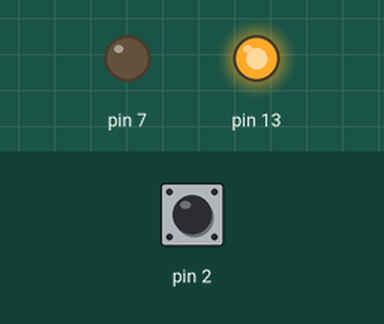
This sketch was run on a simulated Arduino Uno, built with avr-gcc and run on an emulated ATmega328P. Shown: output pins drawn as LEDs (lit = HIGH). The inputs (shaded band) are chosen by the test bench; at power-on: pin 2 HIGH.

Above: at 1.2 s.
1.3 s: pin 2 pulled LOW for 0.15 s
At 1.37 s:
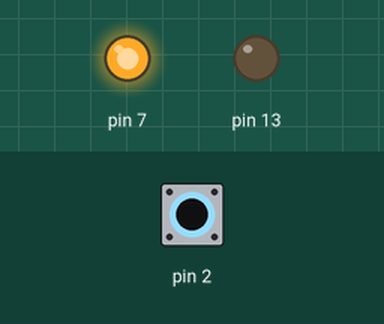
2.9 s: pin 2 pulled LOW for 3.2 s
At 7.2 s:
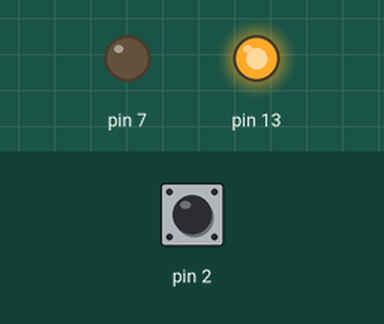
Timing chart, 0 to 8.7 s (numbered marks = the images above; inputs shaded):
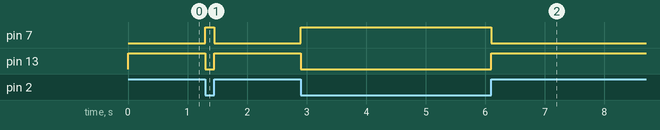

Measured:
- after the input at 1.3 s, pin 7: LOW → HIGH at once, → LOW 0.15 s later; pin 13: HIGH → LOW at once, → HIGH 0.15 s later
- after the input at 2.9 s, pin 7: LOW → HIGH at once, → LOW 3.2 s later; pin 13: HIGH → LOW at once, → HIGH 3.2 s later

The sketch:

Ejercicio14Examen.ino
```cpp
void setup() {
//Configura el pin 2 como una
//entrada con resistencia interna pull-up.
//Esto significa que el pin 2 está
//configurado para leer el estado de un botón
//y la resistencia pull-up lo mantiene en un valor
//alto (HIGH) cuando el botón no está presionado.
  pinMode(2, INPUT_PULLUP);

  //Configura el pin 7 como salida.
  //Este pin está destinado a controlar
  //un LED u otro dispositivo.
  pinMode(7, OUTPUT);

  //Configura el pin 13 como salida,
  //otro pin para controlar un LED u otro dispositivo.
  pinMode(13, OUTPUT);
}

void loop ()	{
  //Lee el valor del pin 2. Si el valor es alto
  //(HIGH), eso significa que el botón no está presionado.
  if (digitalRead(2) == HIGH)	{
    //Enciende el LED conectado al pin 13.
    digitalWrite(13, HIGH);
    //Apaga el LED conectado al pin 7.
  	digitalWrite(7, LOW);		}
  //Si el valor leído del pin 2 es bajo (LOW)
  //es porque el botón está presionado.
  else {
    //Apaga el LED conectado al pin 13.
    digitalWrite(13, LOW);
    //Enciende el LED conectado al pin 7.
  	digitalWrite(7, HIGH);		}
}
//Alvarez Rodriguez Jose Eduardo
//Hernandez Ramos Jose Ubaldo
//Juarez Mayorga Ximena Guadalupe
//Montes Rivera Fernanda Marisela
//Vazquez Reyna Angel Levi
```
